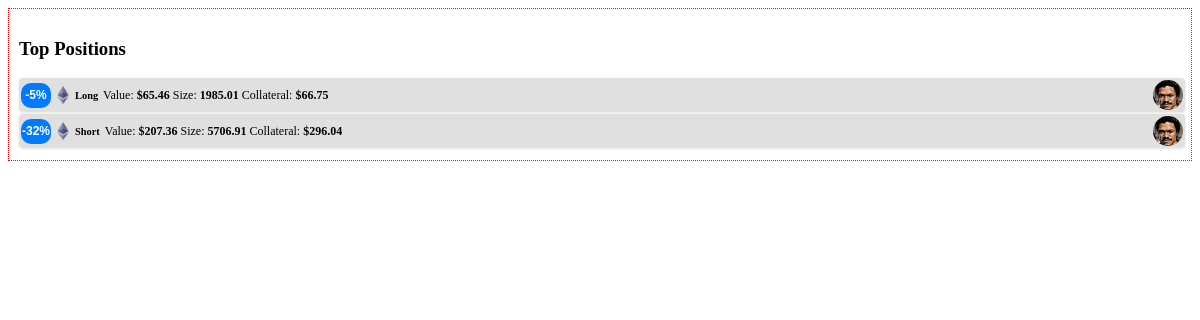
The page /positions/top_positions on the database as committed earlier.
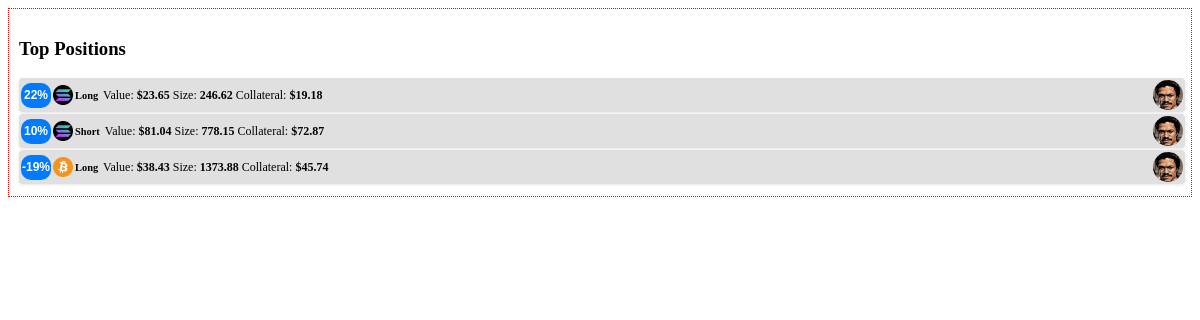
The same page on the database as committed later.
### tables this page shows
CREATE TABLE positions (
        id TEXT PRIMARY KEY,
        asset_type TEXT,
        position_type TEXT,
        entry_price REAL,
        liquidation_price REAL,
        current_travel_percent REAL,
        value REAL,
        collateral REAL,
        size REAL,
        leverage REAL,
        wallet_name TEXT,
        last_updated DATETIME,
        alert_reference_id TEXT,
        hedge_buddy_id TEXT,
        current_price REAL,
        liquidation_distance REAL,
        heat_index REAL,
        current_heat_index REAL,
        pnl_after_fees_usd REAL
    );

### positions/positions_bp.py (the view)
@positions_bp.route("/top_positions", methods=["GET"])
@positions_bp.route("/top_positions", methods=["GET"])
def show_top_positions():
    try:
        all_positions = PositionService.get_all_positions(DB_PATH)
        valid_positions = [pos for pos in all_positions if pos.get("current_travel_percent") is not None]
        top_positions = sorted(valid_positions, key=lambda pos: pos["current_travel_percent"], reverse=True)[:3]
        bottom_positions = sorted(valid_positions, key=lambda pos: pos["current_travel_percent"])[:3]
        print("DEBUG: Alert States for Top Positions:")
        for pos in top_positions:
            print("Top Position - ID: {}, Alert State: {}".format(pos.get("id", "unknown"),
                                                                  pos.get("alert_state", "N/A")))
        print("DEBUG: Alert States for Bottom Positions:")
        for pos in bottom_positions:
            print("Bottom Position - ID: {}, Alert State: {}".format(pos.get("id", "unknown"),
                                                                     pos.get("alert_state", "N/A")))
        return render_template("top_positions.html", top_positions=top_positions, bottom_positions=bottom_positions)
    except Exception as e:
        print("Error retrieving top positions: {}".format(e))
        return render_template("top_positions.html", top_positions=[], bottom_positions=[])

### data/data_locker.py (called while the page is built)
    @classmethod
    def get_instance(cls, db_path: Optional[str] = None) -> 'DataLocker':
        if cls._instance is None:
            cls._instance = cls(db_path)
        return cls._instance

    def _init_sqlite_if_needed(self):
        db_dir = os.path.dirname(self.db_path)
        if db_dir and not os.path.exists(db_dir):
            os.makedirs(db_dir, exist_ok=True)
            self.logger.debug(f"Created directory for DB: {db_dir}")
        if self.conn is None:
            self.conn = sqlite3.connect(self.db_path, check_same_thread=False)
            self.conn.row_factory = self.DictRow
        if self.cursor is None:
            self.cursor = self.conn.cursor()

### launch_pad.py (called while the page is built)
@app.context_processor
def update_theme_context():
    config_path = current_app.config.get("CONFIG_PATH", CONFIG_PATH)
    try:
        with open(config_path, 'r') as f:
            conf = json.load(f)
    except Exception as e:
        conf = {}
    theme_config = conf.get("theme_config", {})
    return dict(theme=theme_config)

### positions/position_service.py (called while the page is built)
    @staticmethod
    def get_all_positions(db_path: str = DB_PATH) -> List[Dict[str, Any]]:
        try:
            dl = DataLocker.get_instance(db_path)
            raw_positions = dl.read_positions()
            positions = []
            for pos in raw_positions:
                pos_dict = { key: pos[key] for key in pos.keys() }
                enriched = PositionService.enrich_position(pos_dict)
                positions.append(enriched)
            return positions
        except Exception as e:
            logger.error(f"Error retrieving positions: {e}", exc_info=True)
            raise

### positions/positions_bp.py (called while the page is built)
@positions_bp.context_processor
def update_theme_context():
    config_path = current_app.config.get("CONFIG_PATH", CONFIG_PATH)
    try:
        with open(config_path, 'r') as f:
            config = json.load(f)
    except Exception as e:
        logger.error(f"Error loading theme config: {e}", exc_info=True)
        config = {}
    theme = {
        'sidebar': {
            'bg': config.get('sidebar_bg', 'bg-primary'),
            'color_mode': config.get('sidebar_mode', 'dark')
        },
        'navbar': {
            'bg': config.get('navbar_bg', 'bg-secondary'),
            'color_mode': config.get('navbar_mode', 'dark')
        }
    }
    return dict(theme=theme)

### utils/calc_services.py (called while the page is built)
    def calculate_value(self, position):
        size = float(position.get("size") or 0.0)
        return round(size, 2)

### templates/top_positions.html (shortened to what this page needs)
<div class="invisible-container" style="border: 1px dotted red; padding: 10px;">
  <div class="card">
    <div class="card-header">
      <h3 class="card-title">Top Positions</h3>
    </div>
    <div class="card-body">
      {% if top_positions %}
        {% for pos in top_positions %}
          {% set box_class = "text-bg-blue" %}
          {% if pos.alert_state == "alert-low" %}
            {% set box_class = "text-bg-success" %}
          {% elif pos.alert_state == "alert-medium" %}
            {% set box_class = "text-bg-warning" %}
          {% elif pos.alert_state == "alert-high" %}
            {% set box_class = "text-bg-danger" %}
          {% endif %}
          <div class="info-box">
            <span class="info-box-icon {{ box_class }} text-white">
              <span class="small-percentage">
                {{ pos.current_travel_percent | round(0, 'floor') | int }}%
              </span>
            </span>
            <div class="info-box-content">
              <div class="info-box-asset">
                <span class="info-box-extra">
                  <img src="{{ url_for('static', filename='images/' ~ pos.asset_type|lower ~ '_logo.png') }}"
                       alt="{{ pos.asset_type }} Logo"
                       onerror="this.onerror=null;this.src='{{ url_for('static', filename='images/default_logo.png') }}';">
                  <span>{{ pos.position_type }}</span>
                </span>
                <div class="info-box-details">
                  <span>Value: <strong>${{ pos.value }}</strong></span>
                  <span>Size: <strong>{{ pos.size }}</strong></span>
                  <span>Collateral: <strong>${{ pos.collateral }}</strong></span>
                </div>
              </div>
            </div>
            <div class="info-box-wallet">
              <img src="{{ pos.wallet_image or url_for('static', filename='images/landovault.jpg') }}"
                   alt="Wallet Logo"
                   onerror="this.onerror=null;this.src='{{ url_for('static', filename='images/landovault.jpg') }}';">
            </div>
          </div>
        {% endfor %}
      {% endif %}
    </div>
  </div>
</div>

### templates/top_positions.html (style rules this page uses)
.invisible-container .card-body { display: block !important; overflow: visible !important; height: auto !important; }
.info-box { display: flex; align-items: center; background-color: #e0e0e0; padding: 2px !important; border-radius: 4px; box-shadow: 0 1px 3px rgba(0, 0, 0, 0.1); margin-bottom: 2px !important; width: 100% !important; }
.info-box-wallet { margin-left: auto; display: flex; align-items: center; }
.info-box-wallet img { border-radius: 50%; width: 30px; height: 30px; }
.info-box-asset { display: flex; align-items: center; gap: 3px; }
.info-box-extra { display: inline-flex; align-items: center; font-size: 0.6rem; margin: 0; }
.info-box-extra img { vertical-align: middle; width: 20px; height: 20px; }
.info-box-extra span { margin-left: 2px; }
.info-box-extra span:last-child { font-size: 0.65rem; font-weight: bold; }
.info-box-icon { width: 30px; height: 25px; line-height: 25px; display: flex; align-items: center; justify-content: center; border-radius: 10px; margin-right: 2px; }
.text-bg-blue { background-color: #007bff !important; }
.small-percentage { font-size: 0.75rem !important; font-weight: bold !important; font-family: 'Nunito', sans-serif; color: white !important; margin-right: 0 !important; }
.info-box-details { display: flex; gap: 3px; font-size: 0.75rem; align-items: center; margin-left: 2px; }

Rows that differ between the two databases and show on the page:
removed positions: current_travel_percent "-5", position_type "Long", value "65.46", size "1985.01", collateral "66.75"
removed positions: current_travel_percent "-32", position_type "Short", value "207.36", size "5706.91", collateral "296.04"
added positions: current_travel_percent "22", position_type "Long", value "23.65", size "246.62", collateral "19.18"
added positions: current_travel_percent "10", position_type "Short", value "81.04", size "778.15", collateral "72.87"
added positions: current_travel_percent "-19", shows a picture, position_type "Long", value "38.43", size "1373.88", collateral "45.74"
